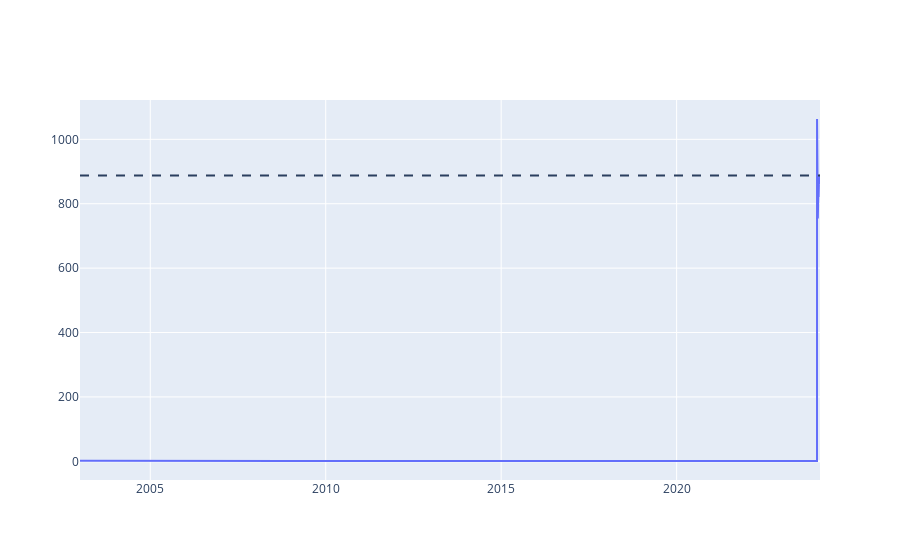

Here is the notebook cell this chart was saved with:
### Markdown cell above
### WLLN

### Code cell
def cumulative_average(series):
    n = np.arange(1, len(series)+1)
    return series.cumsum() / n

fig = go.Figure()
avg = cumulative_average(counts)
fig.add_trace(go.Scatter(x=avg.index, y=avg.values, name="Cumulative avg"))
fig.add_hline(y=counts.mean(), line_dash="dash")
fig.show()

### Figure 1 — Plotly figure (JSON) as saved in the notebook; plotly's stock layout.template omitted (floating-point values rounded to 4 significant figures; data arrays with more than 128 entries replaced by an {"elided": "..."} marker saying what was removed)
{"data": [{"name": "Cumulative avg", "type": "scatter", "x": {"elided": "2983 str values"}, "y": {"elided": "2983 float values"}}], "layout": {"shapes": [{"line": {"dash": "dash"}, "type": "line", "x0": 0, "x1": 1, "xref": "x domain", "y0": 887.3, "y1": 887.3, "yref": "y"}]}}
